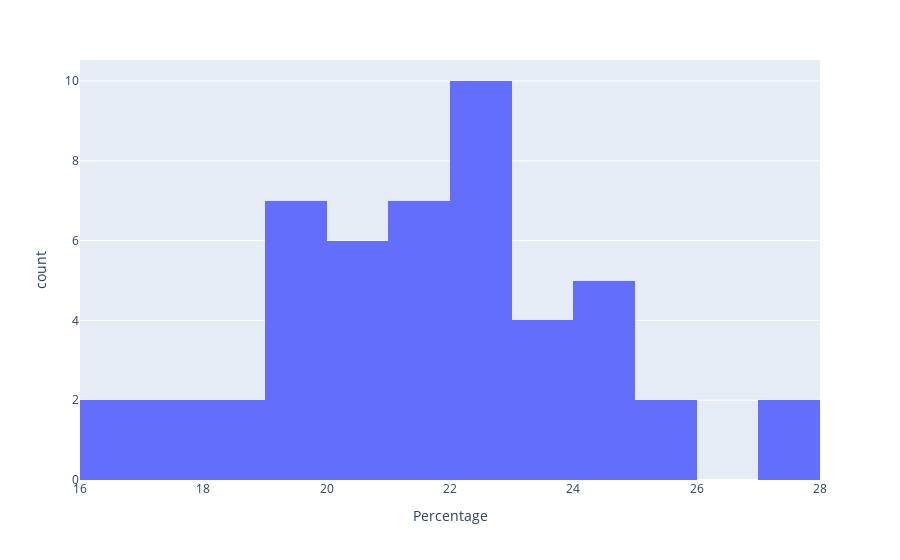

Notebook cell for this chart:
### Markdown cell above
## Activity 9

-----

Changethe bin width

### Code cell
# plot the data
hist9 = px.histogram(dfMembershipSport, x="Percentage", nbins=12)
hist9.show()

### Figure 1 — Plotly figure (JSON) as saved in the notebook; plotly's stock layout.template omitted (floating-point values rounded to 4 significant figures)
{"data": [{"alignmentgroup": "True", "bingroup": "x", "hovertemplate": "Percentage=%{x}<br>count=%{y}<extra></extra>", "legendgroup": "", "marker": {"color": "#636efa"}, "name": "", "nbinsx": 12, "offsetgroup": "", "orientation": "v", "showlegend": false, "type": "histogram", "x": [16.7, 16.8, 17.4, 17.9, 18.6, 18.9, 19.1, 19.1, 19.3, 19.7, 19.9, 19.9, 19.9, 20.3, 20.4, 20.4, 20.4, 20.7, 20.9, 21.2, 21.2, 21.3, 21.8, 21.8, 21.9, 21.9, 22.2, 22.3, 22.3, 22.3, 22.3, 22.3, 22.5, 22.6, 22.8, 22.9, 23.1, 23.5, 23.7, 23.8, 24, 24, 24, 24.3, 24.9, 25, 25.4, 27.6, 27.7], "xaxis": "x", "yaxis": "y"}], "layout": {"barmode": "relative", "legend": {"tracegroupgap": 0}, "margin": {"t": 60}, "xaxis": {"anchor": "y", "domain": [0, 1], "title": {"text": "Percentage"}}, "yaxis": {"anchor": "x", "domain": [0, 1], "title": {"text": "count"}}}}
